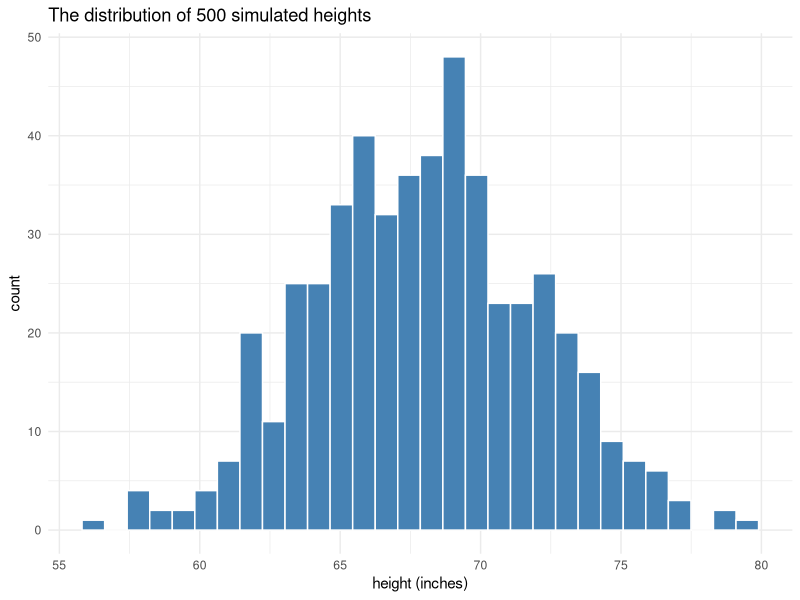
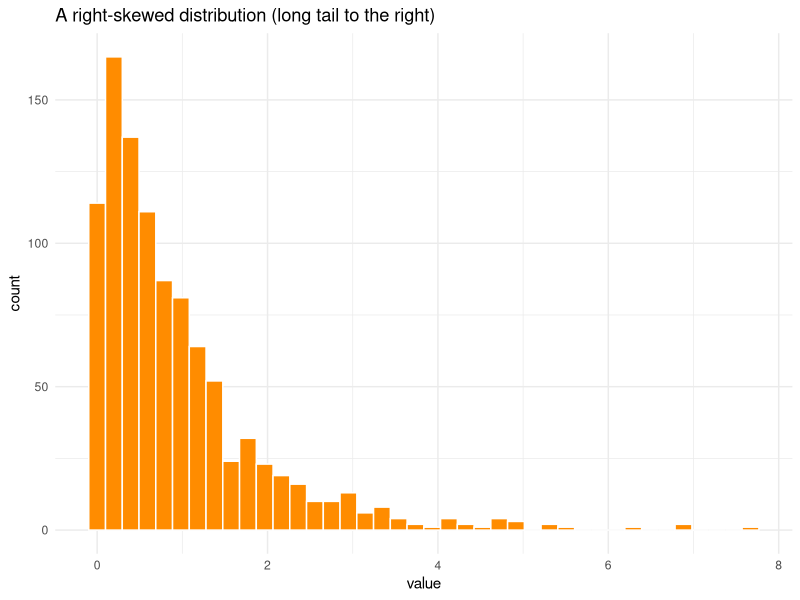
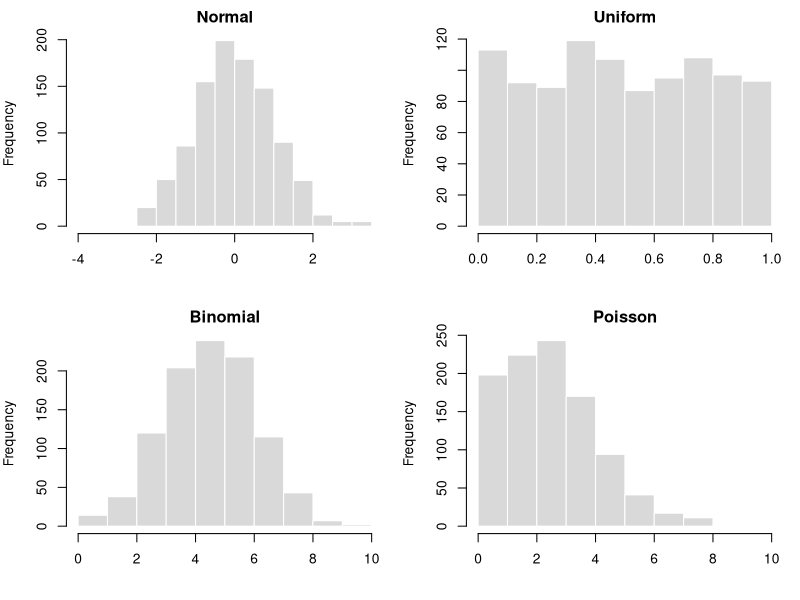
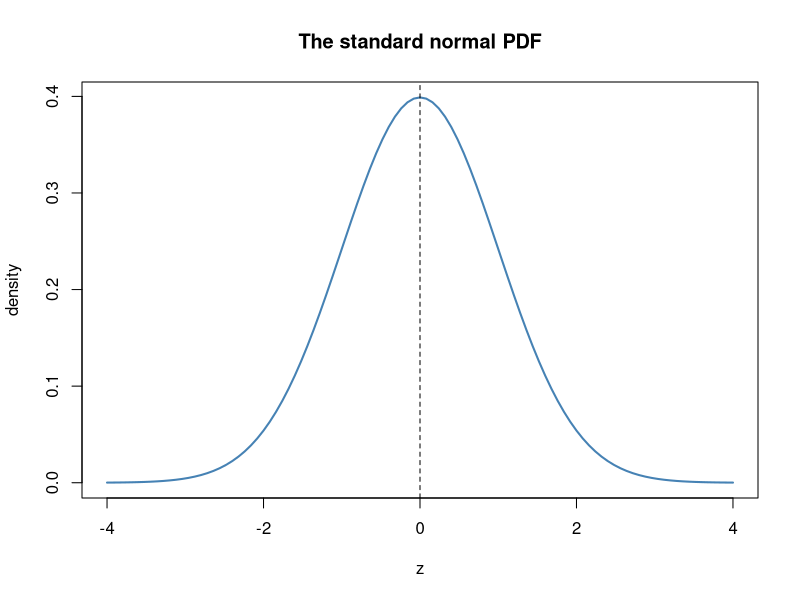

Generate these figures, in order, with R:
## ---- chunk 1
flavor <- factor(c("choc", "van", "choc", "straw", "van"),
                 levels = c("choc", "van", "straw"))
as.integer(flavor)   # the codes R uses under the hood
table(flavor)        # what we actually care about: the counts
## ---- chunk 2
#| message: false
library(ggplot2)
set.seed(20)
heights <- rnorm(500, mean = 68, sd = 4)   # simulated adult heights (inches)
ggplot(data.frame(heights), aes(x = heights)) +
  geom_histogram(bins = 30, fill = "steelblue", colour = "white") +
  labs(title = "The distribution of 500 simulated heights",
       x = "height (inches)", y = "count") +
  theme_minimal()
## ---- chunk 3
set.seed(21)
skewed <- rexp(1000, rate = 1)   # a right-skewed variable
ggplot(data.frame(skewed), aes(x = skewed)) +
  geom_histogram(bins = 40, fill = "darkorange", colour = "white") +
  labs(title = "A right-skewed distribution (long tail to the right)",
       x = "value", y = "count") +
  theme_minimal()
## ---- chunk 4
set.seed(22)
op <- par(mfrow = c(2, 2), mar = c(4, 4, 2, 1))
hist(rnorm(1000),         main = "Normal",   col = "grey85", border = "white", xlab = "")
hist(runif(1000),         main = "Uniform",  col = "grey85", border = "white", xlab = "")
hist(rbinom(1000, 10, .5),main = "Binomial", col = "grey85", border = "white", xlab = "")
hist(rpois(1000, 3),      main = "Poisson",  col = "grey85", border = "white", xlab = "")
par(op)
## ---- chunk 5
curve(dnorm(x), from = -4, to = 4, lwd = 2, col = "steelblue",
      main = "The standard normal PDF", xlab = "z", ylab = "density")
abline(v = 0, lty = 2)
